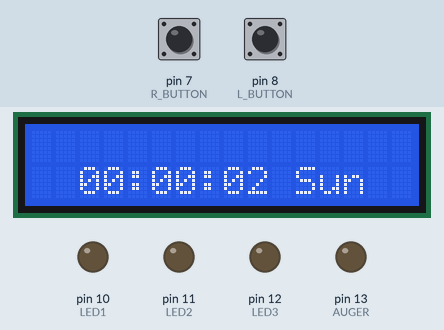
A sketch run on a simulated Arduino Uno, built with avr-gcc and run on an emulated ATmega328P. Parts: 16×2 character LCD, output pins drawn as LEDs (lit = HIGH). The inputs (shaded band) are chosen by the test bench; at power-on: pin 8 (L_BUTTON) HIGH, pin 7 (R_BUTTON) HIGH.

Above: at 3.2 s.
3.3 s: pin 8 (L_BUTTON) pulled LOW for 0.15 s
At 3.9 s:
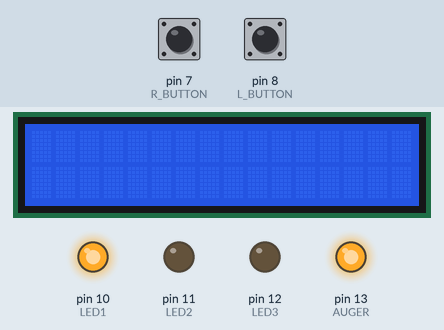
6.4 s: pin 7 (R_BUTTON) pulled LOW for 0.15 s
At 6.7 s:
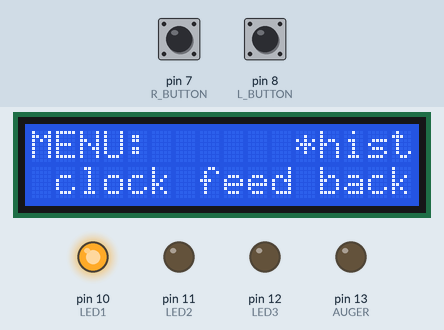
8.0 s: pin 7 (R_BUTTON) pulled LOW for 1 s
At 9.2 s:
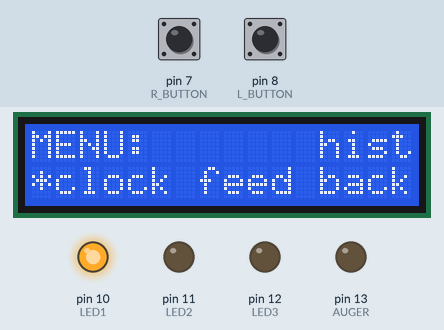
10.5 s: pin 8 (L_BUTTON) pulled LOW for 1 s
At 11.6 s:
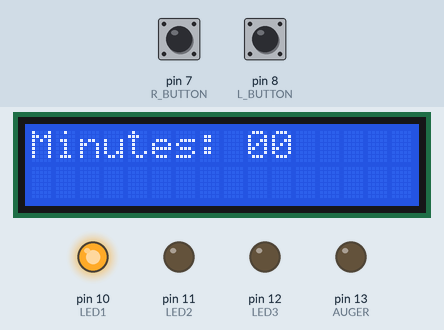
13.0 s: pin 8 (L_BUTTON) pulled LOW for 0.15 s
At 13.5 s:
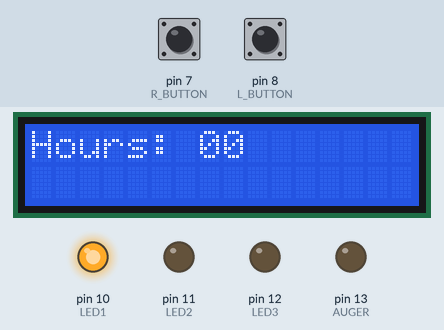
14.6 s: pin 8 (L_BUTTON) pulled LOW for 3.2 s
At 15.9 s:
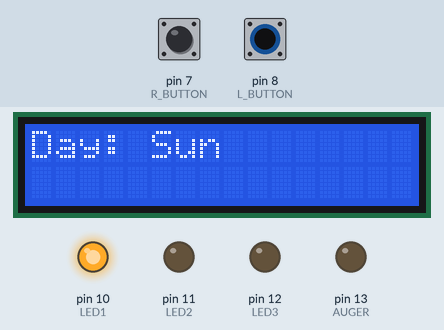
Timing chart, 0 to 17.6 s (numbered marks = the images above; inputs shaded):
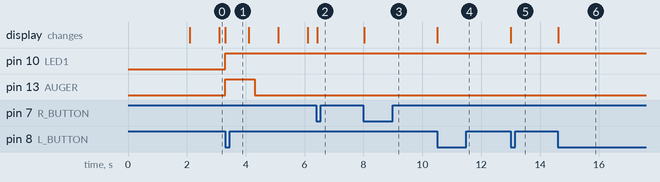

Measured:
- after the input at 3.3 s, pin 10 (LED1): LOW → HIGH at once; pin 13 (AUGER): LOW → HIGH at once, → LOW 1.0 s later; the display: changes at once (image 1)
- after the input at 6.4 s, the display: changes at once (image 2)
- after the input at 8.0 s, the display: changes at once (image 3)
- after the input at 10.5 s, the display: first changes at once (image 4 shows a later state)
- after the input at 13.0 s, the display: changes at once (image 5)
- after the input at 14.6 s, the display: changes at once (image 6)

The sketch:

V1.4.ino
```cpp
// ***********************************************************
// **  7/1/2021         The Pet Feeder                      **
// **                  ^^^^^^^^^^^^^^^^                     **
// **                   by Ran Malach                       **
// **                                                       **
// **   Control a DC motor to drive an AUGER Doser.         **
// **   Two buttons L(eft) & R(ight).                       **
// **   Limit Feeds to twice a day + a bonus feed.          **
// **   State machine implementation.                       **
// ***********************************************************

#include <Wire.h>
#include <LiquidCrystal_I2C.h>
#include "Clock.h"

#define LCD_ROW_LENGTH 16
#define DEBOUNCE 200
#define CLOCK_DISPLAY_LENGTH 13
#define DELAY_FOR_BACKLIGHT_IN_SECONDS 25
#define NUM_OPTIONS_MAIN_MENU 4
#define MAX_FEED_IN_SECONDS 20

#define AUGER  13
#define L_BUTTON  8
#define R_BUTTON  7
#define LED1 10
#define LED2 11
#define LED3 12

enum fsm {IDLE, MENU, SET_TIME, SET_FEED_FACTOR, HIST};
fsm state = IDLE;

// Setting the length of feeds
uint8_t feedingFactor = 1;

// This array holds a week of feeding history.
// Every feed will be written here.
char feedingHistory[7][LCD_ROW_LENGTH * 2] = {"Sun", "Mon", "Tue", "Wed", "Thu", "Fri", "Sat"};

// For the two buttons:
//    - state is digitally read, normally HIGH
//    - previous is the last clock button state,
//      its purpose is for ignoring the button while its pressed and wait for release
//    - on is the buttom line...
bool Lon = LOW, Ron = LOW, Lstate = HIGH, Rstate = HIGH;
bool Lprevious = HIGH, Rprevious = HIGH;

// For simplyfing the menu
bool firstRun = true;

// For scrolling menus
uint8_t optionSelect = 0;

// Counting the period of pressing buttons.
// Its making the buttons pressing more stable & it will help to set the clock.
unsigned long Lt = 0, Rt = 0;

// t is for counting the auger operating duration
// dt is for counting a second == 1000 * millis()
unsigned long t = 0, dt = 0;

// Counting the seconds of backlight for shutdown..
unsigned int backLightOnSecCnt = 0;

// String for the display in IDLE state
char clockStr[CLOCK_DISPLAY_LENGTH];

// Checkout my Clock.h implemantation
Clock clk;

LiquidCrystal_I2C lcd(0x27, LCD_ROW_LENGTH, 2);  // set the LCD address to 0x27 for a 16 chars and 2 line display


void setup()
{

 //Serial.begin(9600);
  pinMode(AUGER, OUTPUT);
  pinMode(LED1, OUTPUT);
  pinMode(LED2, OUTPUT);
  pinMode(LED3, OUTPUT);

  pinMode(L_BUTTON, INPUT);
  pinMode(R_BUTTON, INPUT);

  lcd.init();
  lcd.backlight();
  lcd.setCursor(1,0);
  lcd.print("The Pet Feeder");
  lcd.setCursor(2,1);
  lcd.print("By Ran Malach");
  delay(2000);
  lcd.clear();
}

void loop()
{
  if(millis() - dt > 999)
  // Count a second.
      {
        dt = millis();
        // Pass a sec in clock
        clk.tic();
        if(!clk.getFeedCnt())
        // the feed counter zeroes at midnight, so...
        // turn off the lights, g'night...
        {
          digitalWrite(LED1, LOW);
          digitalWrite(LED2, LOW);
          digitalWrite(LED3, LOW);
        }
        if(state == IDLE)
        // Show the clock each sec in IDLE state
        {
          lcd.setCursor(2, 1);
          clk.clock2str(clockStr);
          lcd.print(clockStr);
        }
      }
  if(clk.getElapsedSecs() - backLightOnSecCnt > DELAY_FOR_BACKLIGHT_IN_SECONDS)
  // Turn off the backlight after several seconds of no activity
  // Each press on one of the two buttons resets the backLightOnSecCnt variable
  {
    backLightOnSecCnt = clk.getElapsedSecs();
    lcd.clear();
    lcd.noBacklight();
    optionSelect = 0;
    state = IDLE;
  }
  // ------------------------------------------------------
  // Read the button's state (check the func. down below) |
                        buttonsRead();         //         |
  // ------------------------------------------------------


  // ************************   FSM   ********************************
  switch(state)
  {
    case IDLE:  // ********** fsm - IDLE   *******************************
      if(millis() - t > 1000 * (unsigned long)(feedingFactor / (clk.getFeedCnt() != 3 ? 1 : 2)))
          // Stop feeding.
          // The ternary expression is for the Bonus feed.     [   ^       ^       ^      ^  ]
          // If that Hungry little one wants an extra meal, give it half a dose.
          {
            digitalWrite(AUGER, LOW);
          }
          else
          // Disable pressing 'feed' while feeding
          {
            Lon = LOW;
          }

      if(Lon)
      // Left button is pressed
        {
          if(clk.getFeedCnt() < 3)
          // Check if the feeding counter enables feeding
            {
              // Feed
              digitalWrite(AUGER, HIGH);
              // Turn on the appropriate led
              digitalWrite(LED1 + clk.getFeedCnt(), HIGH);
              // Advance feed Counter
              clk.setFeedCnt();
              // Write this feed to the feeding HISTORY's array
              clk.clock2strHist(feedingHistory[clk.getDay()]);
              lcd.print("Feed");
              t = millis();
              lcd.clear();
           }
        }
      if(Ron)
      // Right button is pressed
      {
        state = MENU;
        menuDisp();
      }
    break;  // end case IDLE

    case MENU:  // ********** fsm -   MENU   *******************************
      if(Lon)
      {
        switch(optionSelect)
        {
          case 0:
            state = HIST;
            firstRun = true;
          break;
          case 1:
            state = SET_TIME;
            optionSelect = 0;
            firstRun = true;
            lcd.clear();
          break;
          case 2:
            state = SET_FEED_FACTOR;
            feedDisp();
            optionSelect = 0;
          break;
          case 3:
            state = IDLE;
            lcd.clear();
            optionSelect = 0;
          break;

          default:
          break;
        }

      }
      if(Ron)
      {
        optionSelect++;
        if(optionSelect == NUM_OPTIONS_MAIN_MENU)
          optionSelect = 0;
        menuDisp();
      }
    break; // end case MENU

    case SET_FEED_FACTOR:  // ********** fsm -   SET_FEED_FACTOR   ************************
      if(Lon)
      {
        state = IDLE;
        lcd.clear();
      }
      if(Ron)
      {
        feedingFactor++;
        if(feedingFactor > MAX_FEED_IN_SECONDS)
          feedingFactor = 1;
        feedDisp();
      }
    break;

    case SET_TIME: // ************* fsm -   SET_TIME   *************************
      setClock();
    break;

    case HIST: // ******************* fsm -   HIST   *********************
        if(firstRun)
        {
            lcd.clear();
            // Use optionSelect as the day to show..
            optionSelect = clk.getDay();
            lcd.print(feedingHistory[optionSelect]);
            lcd.setCursor(0, 1);
            // Well, the feedingHistory array is of size : [7][two times row length]
            lcd.print(&feedingHistory[optionSelect][LCD_ROW_LENGTH]);
            firstRun = false;
          }
        if(Ron)
        {
          optionSelect++;
          if(optionSelect == 7)
            optionSelect = 0;
          lcd.clear();
          lcd.print(feedingHistory[optionSelect]);
          lcd.setCursor(0, 1);
          lcd.print(&feedingHistory[optionSelect][LCD_ROW_LENGTH]);
        }
        if(Lon)
        {
          optionSelect = 0;
          state = IDLE;
          lcd.clear();
        }

    break;
    default: // *************   DEFAULT   *************************
    break;

  } //************************** end fsm - switch state  *******************************
}

void buttonsRead()
{
  Lstate = digitalRead(L_BUTTON);
  Rstate = digitalRead(R_BUTTON);

  if(!Lstate && Lprevious && millis() - Lt > DEBOUNCE)
  {
    Lon = HIGH;
    Lt = millis();
    backLightOnSecCnt = clk.getElapsedSecs();
    lcd.backlight();
  }
  else
    Lon = LOW;

  if(!Rstate && (state == SET_TIME ? 1 : Rprevious) && millis() - Rt > DEBOUNCE)
  {
    Ron = HIGH;
    Rt = millis();
    backLightOnSecCnt = clk.getElapsedSecs();
    lcd.backlight();
  }
  else
    Ron = LOW;

  Lprevious = Lstate;
  Rprevious = Rstate;
}

void menuDisp()
{
  uint8_t op[] = {11, 0, 6, 11};
  lcd.clear();
  lcd.print("MENU:");
  lcd.setCursor(12, 0);
  lcd.print("hist");
  lcd.setCursor(0, 1);
  lcd.print(" clock feed back");
  // Use that ternary to switch between rows
  lcd.setCursor(op[optionSelect], optionSelect == 0 ? 0 : 1);
  lcd.print('*');
}

void feedDisp()
{
  lcd.clear();
  lcd.print("Feeding Duration");
  lcd.setCursor(7, 1);
  lcd.print(feedingFactor);
}

void setClock()
{
 char dayStr[4];
  if(Lon)
  {
    optionSelect++;
    firstRun = true;
    lcd.clear();
  }
    switch(optionSelect)
    {
      case 0:
              if(Ron)
              {
                clk.setMin(clk.getMin() + 1);
                lcd.clear();
                firstRun = true;
              }
              if(firstRun)
              {
              lcd.print("Minutes: ");
              lcd.print(clk.getMin() / 10);
              lcd.print(clk.getMin() % 10);
              firstRun = false;
              }
      break;
      case 1:
              if(Ron)
              {
                clk.setHour(clk.getHour() + 1);
                lcd.clear();
                firstRun = true;
              }
              if(firstRun)
              {
              lcd.print("Hours: ");
              lcd.print(clk.getHour() / 10);
              lcd.print(clk.getHour() % 10);
              firstRun = false;
              }
      break;
      case 2:
              if(Ron)
              {
                clk.setDay((weekDays)((clk.getDay() + 1) % 7));
                lcd.clear();
                firstRun = true;
              }
              if(firstRun)
              {
              lcd.print("Day: ");
              clk.getDayStr(dayStr);
              lcd.print(dayStr);
              firstRun = false;
              }
      break;
      default:
              optionSelect = 0;
              state = IDLE;
      break;
    }

}
```

Clock.cpp
```cpp
#include "Clock.h"

char* days[] = {"Sun", "Mon", "Tue", "Wed", "Thu", "Fri", "Sat"};


	Clock::Clock()
	{
		elapsedSecs = 0;
    feedCnt = 0;
		day = sun;
		sec = 0;
		min = 0;
		hour = 0;
	}

	void Clock::setDay(const weekDays d)
	{
		day = d;
	}
	void Clock::tic()
  // This func should be called every second.
  // It counts and updates the clock, day, min, hour
  // count elapsed seconds as well.
	{
		elapsedSecs++;

		if(sec == 59)
		{
			sec = 0;
			if(min == 59)
			{
				min = 0;
				if(hour == 23)
				{
					hour = 0;
					day == sat ? day = sun : day = (weekDays)(day + 1);
          // Its a new day, a new dawn so... reset the feeding counter
          feedCnt = 0;
				}
				else hour++;
			}
			else
				min++;
		}
		else
			sec++;
	}

	void Clock::clock2str(char* str)
  // For the display in the IDLE state.
	{

		str[2] = ':';
		str[5] = ':';
		str[8] = ' ';
		str[0] = (char)(hour / 10) + '0';
		str[1] = (char)(hour % 10) + '0';
		str[3] = (char)(min / 10) + '0';
		str[4] = (char)(min % 10) + '0';
		str[6] = (char)(sec / 10) + '0';
		str[7] = (char)(sec % 10) + '0';
		for(int i = 0; i < 3; i++)
			str[9 + i] = days[day][i];
		str[12] = 0;
	}

	void Clock::clock2strHist(char* str)
	{
   // For the display in the HIST(ory) state.
   //
		switch(feedCnt)
   {
    case 1:
              // Erase all feeds from a week ago
              for(int i = 3; i < LCD_ROW_LENGTH * 2; i++)
              str[i] = 0;

              // Write first feed
              str[0 + LCD_ROW_LENGTH] = '1';
              str[1 + LCD_ROW_LENGTH] = ')';
              str[2 + LCD_ROW_LENGTH] = (char)(hour / 10) + '0';
              str[3 + LCD_ROW_LENGTH] = (char)(hour % 10) + '0';
              str[4 + LCD_ROW_LENGTH] = ':';
              str[5 + LCD_ROW_LENGTH] = (char)(min / 10) + '0';
              str[6 + LCD_ROW_LENGTH] = (char)(min % 10) + '0';
              str[7 + LCD_ROW_LENGTH] = ' ';
              break;
    case 2:
              // Write second feed
              str[8 + LCD_ROW_LENGTH] = '2';
              str[9 + LCD_ROW_LENGTH] = ')';
              str[10 + LCD_ROW_LENGTH] = (char)(hour / 10) + '0';
              str[11 + LCD_ROW_LENGTH] = (char)(hour % 10) + '0';
              str[12 + LCD_ROW_LENGTH] = ':';
              str[13 + LCD_ROW_LENGTH] = (char)(min / 10) + '0';
              str[14 + LCD_ROW_LENGTH] = (char)(min % 10) + '0';
    break;
    case 3:
              // Write bonus- half feed
              str[3] = ' ';
              str[4] = ' ';
              str[5] = ' ';
              str[6] = '1';
              str[7] = '/';
              str[8] = '2';
              str[9] = ')';
              str[10] = (char)(hour / 10) + '0';
              str[11] = (char)(hour % 10) + '0';
              str[12] = ':';
              str[13] = (char)(min / 10) + '0';
              str[14] = (char)(min % 10) + '0';
    break;

    default:
    break;
   }
	}
	unsigned int Clock::getElapsedSecs() const
	{	return elapsedSecs;	}
	void Clock::setSec(){sec = 0;}
	void Clock::setMin(const uint8_t t){min = t > 59 ? 0 : t;}
	void Clock::setHour(const uint8_t t){hour = t > 23 ? 0 : t;}
	uint8_t Clock::getMin() const {return min;}
	uint8_t Clock::getHour() const {return hour;}
	weekDays Clock::getDay() const {return day;}
  void Clock::setFeedCnt(){ feedCnt++; }
  uint8_t Clock::getFeedCnt() const {return feedCnt;}
  void Clock::getDayStr(char* t)
  {
    t[3] = 0;
    for(int i = 0; i < 3; i++)
      t[i] = days[day][i];
  }
```

Clock.h
```cpp
#ifndef CLOCK_H
#define CLOCK_H

#include "stdint.h"

#define CLOCK_DISPLAY_LENGTH 13
#define LCD_ROW_LENGTH 16


enum weekDays {sun, mon, tue, wed, thu, fri, sat};


class Clock
{
	unsigned int elapsedSecs;
	uint8_t feedCnt;
	uint8_t sec, min, hour;
	weekDays day;

public:
	Clock();
	void setDay(const weekDays);
	void setSec();
	void setMin(const uint8_t);
	void setHour(const uint8_t);
	uint8_t getMin() const;
	uint8_t getHour() const;
	weekDays getDay() const;
	void tic();
	void clock2str(char*);
	void clock2strHist(char*);
	unsigned int getElapsedSecs() const;
  void setFeedCnt();
  uint8_t getFeedCnt() const;
  void getDayStr(char*);
};


#endif //CLOCK_H
```
